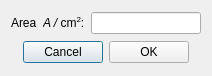
<?xml version="1.0" encoding="UTF-8"?>
<ui version="4.0">
 <class>Dialog</class>
 <widget class="QDialog" name="Dialog">
  <property name="geometry">
   <rect>
    <x>0</x>
    <y>0</y>
    <width>212</width>
    <height>76</height>
   </rect>
  </property>
  <property name="windowTitle">
   <string>Area</string>
  </property>
  <layout class="QGridLayout" name="gridLayout">
   <item row="0" column="0">
    <widget class="QLabel" name="label">
     <property name="text">
      <string>Area</string>
     </property>
    </widget>
   </item>
   <item row="0" column="1">
    <widget class="QLabel" name="label_2">
     <property name="text">
      <string>&lt;html&gt;&lt;head/&gt;&lt;body&gt;&lt;p&gt;&lt;span style=&quot; font-style:italic;&quot;&gt;A /&lt;/span&gt; cm&lt;span style=&quot; vertical-align:super;&quot;&gt;2&lt;/span&gt;:&lt;/p&gt;&lt;/body&gt;&lt;/html&gt;</string>
     </property>
    </widget>
   </item>
   <item row="0" column="2">
    <widget class="QLineEdit" name="txt_Ageo"/>
   </item>
   <item row="1" column="0" colspan="3">
    <layout class="QHBoxLayout" name="horizontalLayout">
     <item>
      <spacer name="horizontalSpacer">
       <property name="orientation">
        <enum>Qt::Horizontal</enum>
       </property>
       <property name="sizeHint" stdset="0">
        <size>
         <width>40</width>
         <height>20</height>
        </size>
       </property>
      </spacer>
     </item>
     <item>
      <widget class="QPushButton" name="btn_Cancel">
       <property name="text">
        <string>Cancel</string>
       </property>
      </widget>
     </item>
     <item>
      <widget class="QPushButton" name="btn_OK">
       <property name="text">
        <string>OK</string>
       </property>
      </widget>
     </item>
     <item>
      <spacer name="horizontalSpacer_2">
       <property name="orientation">
        <enum>Qt::Horizontal</enum>
       </property>
       <property name="sizeHint" stdset="0">
        <size>
         <width>40</width>
         <height>20</height>
        </size>
       </property>
      </spacer>
     </item>
    </layout>
   </item>
  </layout>
 </widget>
 <resources/>
 <connections/>
</ui>
